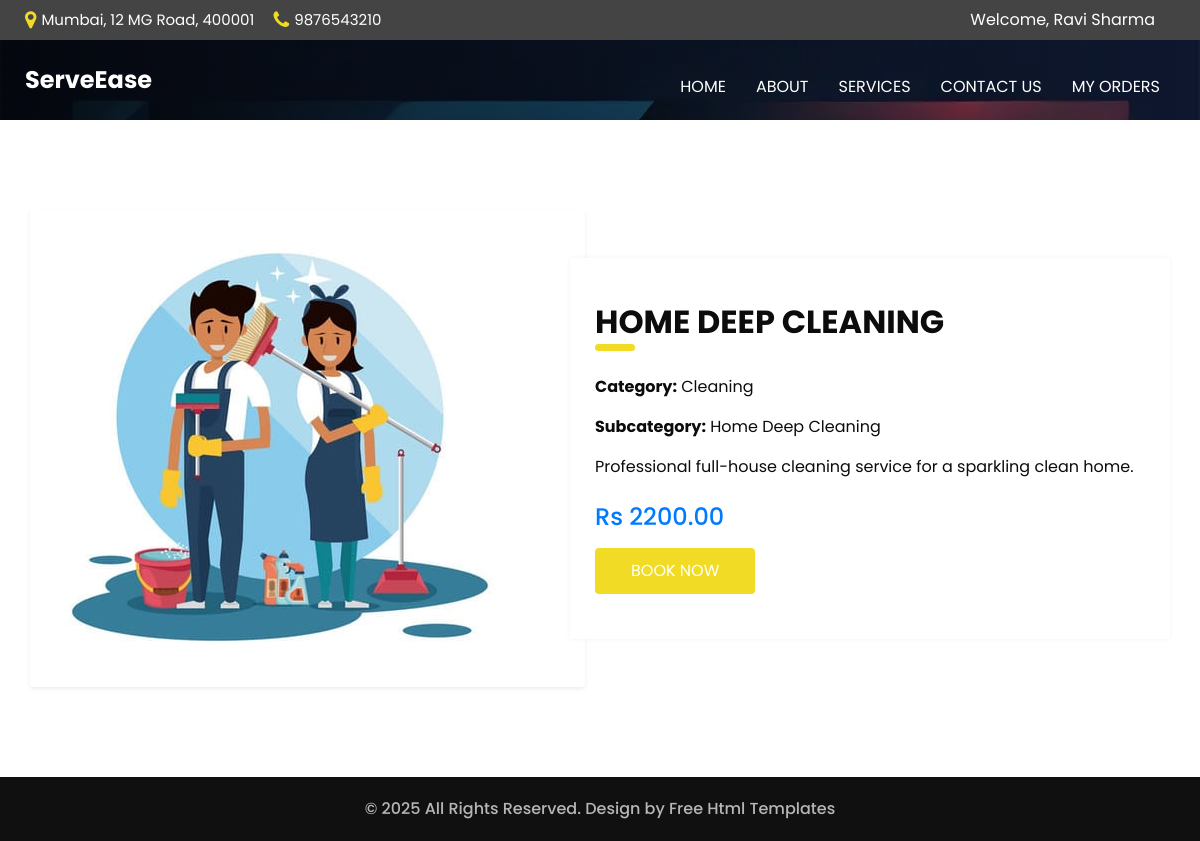
The page /website/servicedetails.php?q=10 (signed in) on the database its author committed.
### tables this page shows
CREATE TABLE `users` (
  `id` int(11) NOT NULL,
  `name` varchar(100) NOT NULL,
  `email` varchar(100) NOT NULL,
  `password` varchar(255) NOT NULL,
  `role` enum('customer','technician') NOT NULL,
  `phone` varchar(15) DEFAULT NULL,
  `address` varchar(255) DEFAULT NULL,
  `city` varchar(100) DEFAULT NULL,
  `state` varchar(100) DEFAULT NULL,
  `zipcode` varchar(10) DEFAULT NULL,
  `latitude` decimal(10,8) DEFAULT NULL,
  `longitude` decimal(11,8) DEFAULT NULL,
  `created_at` timestamp NOT NULL DEFAULT current_timestamp()
);

CREATE TABLE `services` (
  `id` int(11) NOT NULL,
  `servicename` varchar(255) NOT NULL,
  `category` int(11) NOT NULL,
  `subcategory` int(11) NOT NULL,
  `description` text NOT NULL,
  `price` decimal(10,2) NOT NULL,
  `duration` varchar(50) NOT NULL,
  `image` varchar(255) DEFAULT NULL
);

CREATE TABLE `categories` (
  `id` int(11) NOT NULL,
  `name` varchar(100) NOT NULL
);

CREATE TABLE `subcategories` (
  `id` int(11) NOT NULL,
  `category_id` int(11) DEFAULT NULL,
  `name` varchar(100) NOT NULL
);

### website/servicedetails.php (the view, shortened to what this page needs)
<?php session_start();
include 'includes/db_connection.php';
?>
<!DOCTYPE html>
<html>
<head>
  <link rel="stylesheet" type="text/css" href="css/bootstrap.css" />
  <link href="css/style.css" rel="stylesheet" />
  <link href="css/responsive.css" rel="stylesheet" />
</head>
<body class="sub_page">
  <div class="hero_area">
    <div class="hero_bg_box">
      <div class="img-box">
        <img src="images/hero-bg2.jpg" alt="">
      </div>
    </div>
        <?php include ('includes/header.php')?>
  </div>
  <?php
        $q = $_GET['q'];
        $selectquery = "
            SELECT
          services.*,
          categories.name AS category_name,
          subcategories.name AS subcategory_name
            FROM
          services
            LEFT JOIN
          categories ON services.category = categories.id
            LEFT JOIN
          subcategories ON services.subcategory = subcategories.id
            WHERE
          services.id = '$q'
        ";
        $res = mysqli_query($con, $selectquery);
        $row = mysqli_fetch_assoc($res);
?>
<section class="about_section layout_padding">
    <div class="container">
        <div class="row">
            <div class="col-md-6">
                <div class="box shadow-sm rounded overflow-hidden">
                    <div class="img-box">
                        <img src="<?php echo UPLOAD_IMAGE_PATH . 'servicee/' . $row['image']; ?>" alt="<?php echo $row['servicename']; ?>" class="img-fluid">
                    </div>
                </div>
            </div>
            <div class="col-md-6">
                <div class="detail-box">
                    <div class="heading_container mb-3">
                        <h2 class="fw-bold">
                            <?php echo $row['servicename']; ?>
                        </h2>
                    </div>
                    <p><strong>Category:</strong> <?php echo $row['category_name']; ?></p>
                    <p><strong>Subcategory:</strong> <?php echo $row['subcategory_name']; ?></p>
                    <p class="mt-3"><?php echo $row['description']; ?></p>
                    <h4 class="text-primary fw-bold mt-4">Rs <?php echo $row['price']; ?></h4>
                    <div class="btn-box mt-3">
                        <a href="confirmbooking.php?q=<?php echo $row['id']; ?>" class="btn btn-primary">
                            Book Now
                        </a>
                    </div>
                </div>
            </div>
        </div>
    </div>
</section>
  <footer class="container-fluid footer_section">
    <p>
      &copy; <span id="currentYear"></span> All Rights Reserved. Design by
      <a href="https://html.design/">Free Html Templates</a>
    </p>
  </footer>
</body>
</html>

### website/includes/header.php (shortened to what this page needs)
<header style="position: sticky; top: 0; z-index: 1000; color: white;" class="header_section">
<div class="header_top py-2" style="background-color: #444;">
        <div class="container-fluid d-flex justify-content-between align-items-center">
            <div class="contact_link-container d-flex gap-3" style="gap: 1.2rem;">
                <?php
                if (!empty($_SESSION['un'])) {
                    include 'includes/db_connection.php';
                    $email = mysqli_real_escape_string($con, $_SESSION['un']);
                    $selectquery = "SELECT city, zipcode, address, phone FROM users WHERE email = '$email'";
                    $res = mysqli_query($con, $selectquery);
                    if ($res && mysqli_num_rows($res) > 0) {
                        $row = mysqli_fetch_assoc($res);
                        $city = $row['city'] ?? '';
                        $pincode = $row['zipcode'] ?? '';
                        $address = $row['address'] ?? '';
                        $phone = $row['phone'] ?? '';
                    } else {
                        $city = $pincode = $address = $phone = '';
                    }
                } else {
                    $city = $pincode = $address = $phone = '';
                }
                ?>
                <a href="#" class="contact_link1 text-white">
                    <i class="fa fa-map-marker" aria-hidden="true"></i>
                    <span>
                        <?php echo !empty($city)  && !empty($address) && !empty($pincode) ? "$city, $address, $pincode" : ''; ?>
                    </span>
                </a>
                <a href="#" class="contact_link2 text-white">
                    <i class="fa fa-phone" aria-hidden="true"></i>
                    <span>
                        <?php echo !empty($phone) ? "  $phone" : ''; ?>
                    </span>
                </a>
            </div>
            <div class="user_section">
                <?php
                if (empty($_SESSION['un'])) {
                ?>
                    <a href="login.php" class="text-white">
                        <i class="fa fa-user" aria-hidden="true"></i>
                        <span>User Login</span>
                    </a>
                <?php
                } else {
                    $selectquery = "SELECT name FROM users WHERE email = '$email'";
                    $res = mysqli_query($con, $selectquery);
                    if ($res && mysqli_num_rows($res) > 0) {
                        $row = mysqli_fetch_assoc($res);
                        $name = $row['name'];
                    } else {
                        $name = "Guest";
                    }
                ?>
                    <div style="display: flex; align-items: center; gap: 20px;">
                        <span style="color: #fff;">
                            Welcome, <a href="updatedetails.php" style="color: white; cursor: pointer;"><?php echo $name; ?></a>
                        </span>
                    </div>
                <?php
                }
                ?>
            </div>
        </div>
    </div>
    <div class="header_bottom">
        <div class="container-fluid">
            <nav class="navbar navbar-expand-lg custom_nav-container">
                <a class="navbar-brand text-white" href="index.php">
                    <span>ServeEase</span>
                </a>
                <div class="collapse navbar-collapse ml-auto" id="navbarSupportedContent">
                    <ul class="navbar-nav">
                        <li class="nav-item">
                            <a class="nav-link text-white" href="index.php">
                                <i class="bi bi-house-door-fill"></i> Home
                            </a>
                        </li>
                        <li class="nav-item">
                            <a class="nav-link text-white" href="about.php">
                                <i class="bi bi-info-circle-fill"></i> About
                            </a>
                        </li>
                        <li class="nav-item">
                            <a class="nav-link text-white" href="service.php">
                                <i class="bi bi-tools"></i> Services
                            </a>
                        </li>
                        <li class="nav-item">
                            <a class="nav-link text-white" href="contact.php">
                                <i class="bi bi-telephone-fill"></i> Contact Us
                            </a>
                        </li>
                        <li class="nav-item">
                            <a class="nav-link text-white" href="orders.php">
                                <i class="bi bi-card-list"></i> My Orders
                            </a>
                        </li>
                    </ul>
                </div>
            </nav>
        </div>
    </div>
</header>

### website/css/style.css (style rules this page uses)
body { font-family: "Poppins", sans-serif; color: #0c0c0c; background-color: #ffffff; }
.layout_padding { padding-top: 90px; padding-bottom: 90px; }
.heading_container { display: -webkit-box; display: -ms-flexbox; display: flex; -webkit-box-orient: vertical; -webkit-box-direction: normal; -ms-flex-direction: column; flex-direction: column; }
.heading_container h2 { position: relative; font-weight: bold; text-transform: uppercase; padding-bottom: 10px; }
.heading_container h2::before { content: ""; width: 40px; height: 7px; background-color: #f1db25; border-radius: 10px; position: absolute; bottom: 0; left: 0; }
.hero_area { min-height: 100vh; display: -webkit-box; display: -ms-flexbox; display: flex; -webkit-box-orient: vertical; -webkit-box-direction: normal; -ms-flex-direction: column; flex-direction: column; position: relative; }
.hero_bg_box { position: absolute; top: 0; left: 0; width: 100%; height: 100%; overflow: hidden; z-index: -1; display: -webkit-box; display: -ms-flexbox; display: flex; -webkit-box-pack: center; -ms-flex-pack: center; justify-content: center; }
.hero_bg_box .img-box { width: 100%; }
.hero_bg_box .img-box img { min-width: 100%; min-height: 100%; }
.hero_bg_box::before { content: ""; position: absolute; top: 0; left: 0; width: 100%; height: 100%; background: -webkit-gradient(linear, left top, right top, from(rgba(0, 0, 0, 0.8)), to(rgba(0, 0, 0, 0.35))); background: linear-gradient(to right, rgba(0, 0, 0, 0.8), rgba(0, 0, 0, 0.35)); }
.sub_page .hero_area { min-height: auto; }
.sub_page .custom_nav-container.navbar-expand-lg .navbar-nav .nav-item .nav-link { padding-bottom: 21px; }
.header_section { padding: 0; }
.header_section .container-fluid { padding-right: 25px; padding-left: 25px; }
.header_top { background-color: #1c1c1c; padding: 15px 0; }
.header_top .contact_link-container { display: -webkit-box; display: -ms-flexbox; display: flex; -webkit-box-pack: justify; -ms-flex-pack: justify; justify-content: space-between; }
.header_top .contact_link-container a { display: -webkit-box; display: -ms-flexbox; display: flex; -webkit-box-align: center; -ms-flex-align: center; align-items: center; color: #ffffff; font-size: 15px; }
.header_top .contact_link-container a i { font-size: 20px; color: #f1db25; margin-right: 5px; }
#navbarSupportedContent { -webkit-box-pack: justify; -ms-flex-pack: justify; justify-content: space-between; }
.custom_nav-container { z-index: 99999; padding: 0; }
.custom_nav-container .navbar-nav { margin-left: auto; }
.custom_nav-container .navbar-nav .nav-item .nav-link { padding: 0; padding: 35px 15px 10px 15px; color: #ffffff; text-align: center; text-transform: uppercase; -webkit-transition: all .2s; transition: all .2s; }
a, a:hover, a:focus { text-decoration: none; }
.btn, .btn:focus { outline: none !important; -webkit-box-shadow: none; box-shadow: none; }
.navbar-brand { display: -webkit-box; display: -ms-flexbox; display: flex; -webkit-box-orient: vertical; -webkit-box-direction: normal; -ms-flex-direction: column; flex-direction: column; -webkit-box-align: center; -ms-flex-align: center; align-items: center; }
.navbar-brand span { font-weight: bold; color: #ffffff; font-size: 24px; }
.about_section .row { -webkit-box-align: center; -ms-flex-align: center; align-items: center; }
.about_section .detail-box { background-color: #ffffff; padding: 45px 25px; -webkit-box-shadow: 0 0 5px 0 rgba(0, 0, 0, 0.05); box-shadow: 0 0 5px 0 rgba(0, 0, 0, 0.05); position: relative; margin-left: -45px; }
.about_section .detail-box p { margin-top: 5px; }
.about_section .detail-box a { display: inline-block; padding: 10px 35px; background-color: #f1db25; color: #ffffff; -webkit-transition: all 0.3s; transition: all 0.3s; border: 1px solid transparent; text-transform: uppercase; }
.footer_section { font-weight: 500; display: -webkit-box; display: -ms-flexbox; display: flex; -webkit-box-pack: center; -ms-flex-pack: center; justify-content: center; padding: 20px; background-color: #101010; }
.footer_section p { color: rgba(254, 254, 255, 0.7); margin: 0; text-align: center; }
.footer_section a { color: rgba(254, 254, 255, 0.7); }

### website/css/responsive.css (style rules this page uses)
@media (min-width: 1200px) { .container { max-width: 1170px; } }

### rows shown on the page
users: city "Mumbai", address "12 MG Road", zipcode "400001", phone "9876543210", name "Ravi Sharma"
services: image (picture), servicename "HOME DEEP CLEANING", category.name "Cleaning", subcategory.name "Home Deep Cleaning", description "Professional full-house cleaning service for a sparkling clean home.", price "2200.00"
